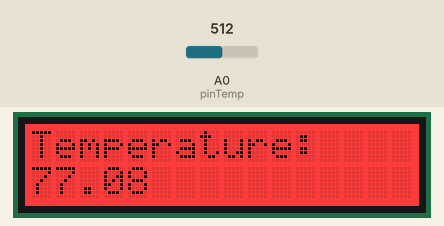
Simulated run of this sketch. Board: Arduino Uno, built with avr-gcc and run on an emulated ATmega328P. Parts: 16×2 character LCD. Inputs (shaded band) come from the test bench; at power-on: A0 (pinTemp) = 512. What the sketch prints to the serial monitor is not drawn.

Above: at 1.2 s.
1.3 s: A0 (pinTemp) set to 480
At 4.4 s:
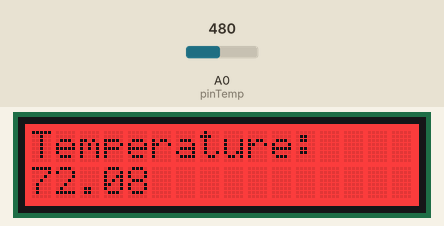
5.2 s: A0 (pinTemp) set to 448
At 7.0 s:
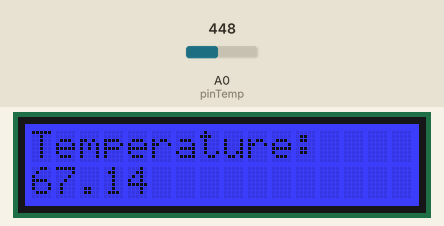
9.1 s: A0 (pinTemp) set to 511
At 13.3 s:
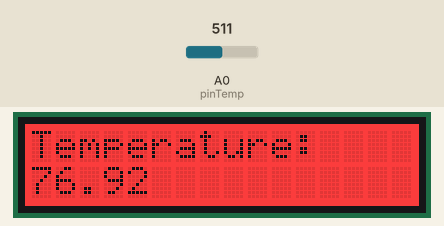
Timing chart, 0 to 14.8 s (numbered marks = the images above; inputs shaded):
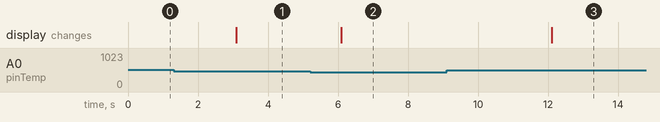

The sketch:

TemperatureAndDisplay.ino.ino
```cpp
#include <Wire.h>
#include "rgb_lcd.h"

rgb_lcd lcd;
const int pinTemp = A0;      // pin of temperature sensor

float temperature;
float temperatureF;
int B=3975;                  // B value of the thermistor
float resistance;
char outstr[6];

void setup()
{
    Serial.begin(9600);
    lcd.begin(16, 2);
    lcd.setCursor(0,0);
    lcd.print(String("Temperature:"));

}

void loop()
{
    int val = analogRead(pinTemp);                               // get analog value
    resistance=(float)(1023-val)*10000/val;                      // get resistance
    temperature=1/(log(resistance/10000)/B+1/298.15)-273.15;     // calc temperature
    temperatureF = (temperature * 9) / 5 + 32;
    Serial.println(temperatureF);

    dtostrf(temperatureF, 3, 2, outstr);
    if (temperatureF < 70) {
      lcd.setRGB(0, 0, 255);
    }
    else {
        lcd.setRGB(255, 0, 0);
    }
    lcd.setCursor(0,1);
    lcd.print(String(temperatureF) + String(" "));
    delay(3000);
}
```

Measured:
- the behaviour switches between 467 and 466 on A0 (pinTemp) (found by bisection; images 1 and 2)
- after the input at 1.3 s, the display: changes after 1.8 s (image 1)
- after the input at 5.2 s, the display: changes after 0.90 s (image 2)
- after the input at 9.1 s, the display: changes after 3.0 s (image 3)
